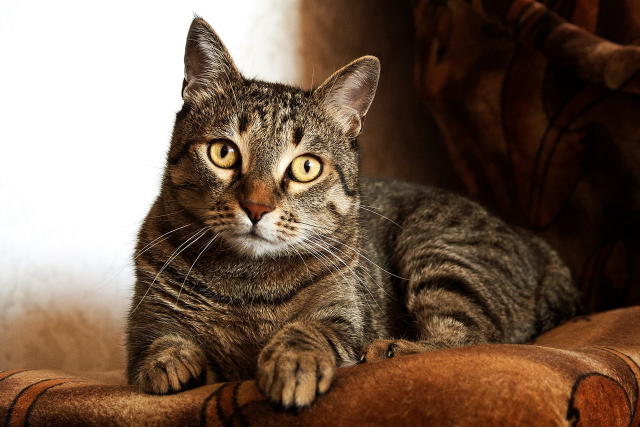
#> input picture py-svm/CatSample.jpg, 1280 x 853 px, given in place of the camera (shown at 1/2 size)
$ python object_detection.py
#> lines starting #> are read from the running program, lines starting #| are printed output that depends on the picture; after the words box and inside, x2 and y2 are one past the last pixel; in counts of white or black regions, pixels touching at a corner belong together
import numpy as np
import cv2
from sklearn.preprocessing import StandardScaler
from sklearn.svm import SVC
import pickle

# Function to extract features from images
def extract_features(image):
    gray_image = cv2.cvtColor(image, cv2.COLOR_BGR2GRAY)
    hist, _ = np.histogram(gray_image, bins=256, range=(0, 256))
    return hist

# Function for object detection
def detect_objects(image):
    # Convert image to grayscale
    gray = cv2.cvtColor(image, cv2.COLOR_BGR2GRAY)

    # Apply Gaussian blur to reduce noise
    blurred = cv2.GaussianBlur(gray, (5, 5), 0)

    # Use adaptive thresholding to binarize the image
    thresh = cv2.adaptiveThreshold(blurred, 255, cv2.ADAPTIVE_THRESH_GAUSSIAN_C, cv2.THRESH_BINARY_INV, 11, 2)

    # Apply morphological opening to remove small noise
    kernel = np.ones((3, 3), np.uint8)
    opening = cv2.morphologyEx(thresh, cv2.MORPH_OPEN, kernel, iterations=2)

    # Find contours of objects
    contours, _ = cv2.findContours(opening, cv2.RETR_EXTERNAL, cv2.CHAIN_APPROX_SIMPLE)

    # Draw bounding boxes around detected objects
    detected_objects = []
    for contour in contours:
        area = cv2.contourArea(contour)
        if 500 < area < 10000:  # Adjust min and max area thresholds as needed
            x, y, w, h = cv2.boundingRect(contour)
            detected_objects.append((x, y, w, h))
            cv2.rectangle(image, (x, y), (x + w, y + h), (0, 255, 0), 2)

    return image, detected_objects

# Function for object recognition
def recognize_objects(image, objects, classifier):
    recognized_objects = []
    for (x, y, w, h) in objects:
        # Extract object ROI and resize it
        object_roi = image[y:y + h, x:x + w]
        object_roi = cv2.resize(object_roi, (64, 64))  # Resize to fixed size for classification
        # Extract features from the object ROI
        feature_vector = extract_features(object_roi)
        # Predict object class
        predicted_class = classifier.predict([feature_vector])[0]
        recognized_objects.append((x, y, w, h, predicted_class))
    return recognized_objects

# Load trained SVM model
with open('svm_model.pkl', 'rb') as f:
#> (reads py-svm/svm_model.pkl from the repository)
    svm_classifier = pickle.load(f)

# Create a capture object to read from the camera
cap = cv2.VideoCapture(0)  # Use 0 for the default camera

# Loop to capture frames from the camera feed
while True:
    # Capture frame-by-frame
    ret, frame = cap.read()
#> frame is the input picture: shape (853, 1280, 3); mean B, G, R 77.9, 93.7, 115.6
    if not ret:
        print("Error: Unable to capture frame")
        break

    # Perform object detection
    detected_frame, detected_objects = detect_objects(frame)
#> in detect_objects, `gray = cv2.cvtColor(image, cv2.COLOR_BGR2GRAY)`:
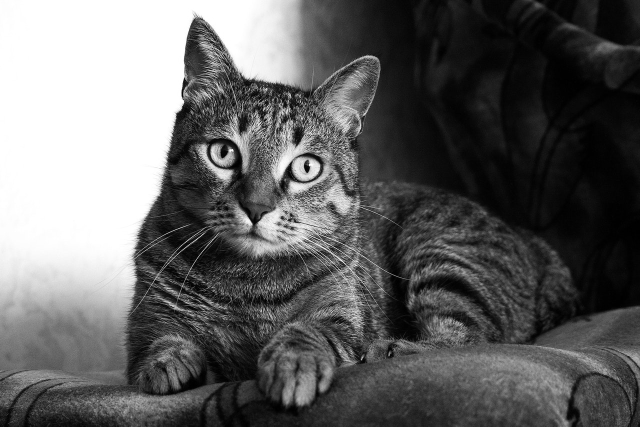
#> gray: shape (853, 1280) (shown at 1/2 size); min 0, max 255, mean 98.5
#> in detect_objects, `thresh = cv2.adaptiveThreshold(blurred, 255, cv2.ADAPTIVE_THRESH_GAUSS..`:
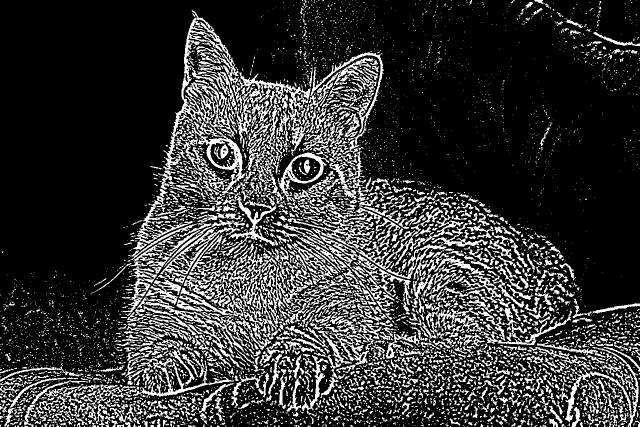
#> thresh: shape (853, 1280) (shown at 1/2 size); 21.1% white; 5596 white regions (4290 under 20 px), largest, box (x1, y1, x2, y2) and area: (326, 20, 621, 512) 23067, (321, 454, 677, 700) 15329, (575, 419, 824, 610) 4895
#> in detect_objects, `opening = cv2.morphologyEx(thresh, cv2.MORPH_OPEN, kernel, iterations=2)`:
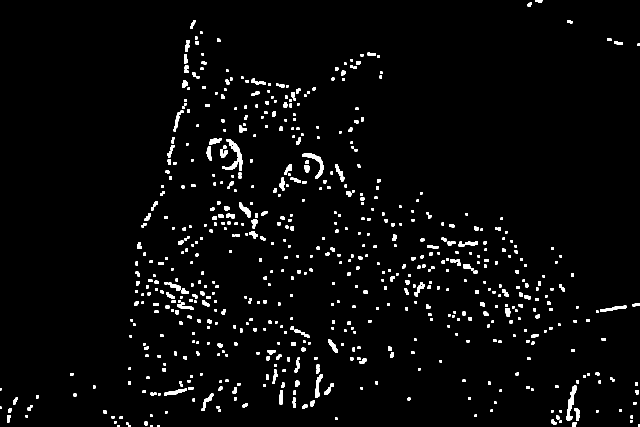
#> opening: shape (853, 1280) (shown at 1/2 size); 3% white; 651 white regions (6 under 20 px)
#> in detect_objects, `contours, _ = cv2.findContours(opening, cv2.RETR_EXTERNAL, cv2.CHAIN_A..`: contours = 651 contours, 204 with area under 20; largest, box (x1, y1, x2, y2) and area: (444, 278, 485, 342) 714, (604, 306, 647, 358) 512, (1132, 771, 1154, 841) 498, (630, 748, 645, 796) 284, (478, 405, 502, 435) 256
#> the loop in detect_objects, `for contour in contours:` made 651 passes
#> (area, x, y, w, h) on passes 530, 541: (512.5, 604, 306, 43, 52), (714.5, 444, 278, 41, 64)
#> area on passes 5, 6, 7, 11, 16, 17: 25, 57, 34.5, 61, 38.5, 70
#> after the loop in detect_objects, `for contour in contours:`:
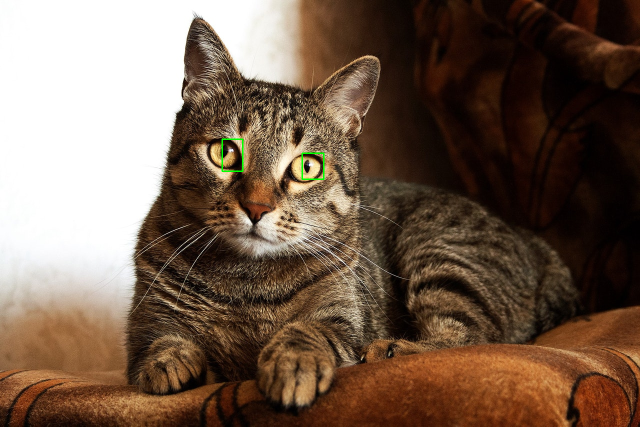
#> image: shape (853, 1280, 3) (shown at 1/2 size); 0.11% of pixels changed, all inside (x1, y1, x2, y2) = (443, 277, 649, 360)
#> after the loop in detect_objects, `for contour in contours:`: detected_objects = [(604, 306, 43, 52), (444, 278, 41, 64)]
#> detected_objects = [(604, 306, 43, 52), (444, 278, 41, 64)]

    # Perform object recognition
    recognized_objects = recognize_objects(frame, detected_objects, svm_classifier)
#> the loop in recognize_objects, `for (x, y, w, h) in objects:` made 2 passes
#> pass 1, in extract_features, `gray_image = cv2.cvtColor(image, cv2.COLOR_BGR2GRAY)`:
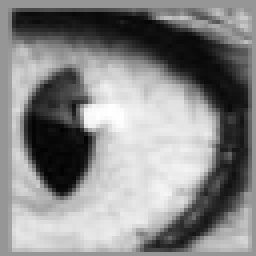
#> gray_image: shape (64, 64) (shown 4 times larger); min 2, max 255, mean 135.6
#> after the loop in recognize_objects, `for (x, y, w, h) in objects:`:
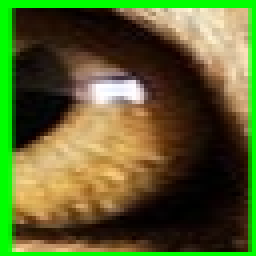
#> object_roi: shape (64, 64, 3) (shown 4 times larger); mean B, G, R 45.1, 98.1, 90
#> after the loop in recognize_objects, `for (x, y, w, h) in objects:`: recognized_objects = [(604, 306, 43, 52, 'Dog'), (444, 278, 41, 64, 'Dog')]

    # Display results
    for (x, y, w, h, predicted_class) in recognized_objects:
        cv2.rectangle(detected_frame, (x, y), (x + w, y + h), (255, 0, 0), 2)
        cv2.putText(detected_frame, predicted_class, (x, y - 10), cv2.FONT_HERSHEY_SIMPLEX, 0.9, (255, 0, 0), 2)
#> this loop made 2 passes
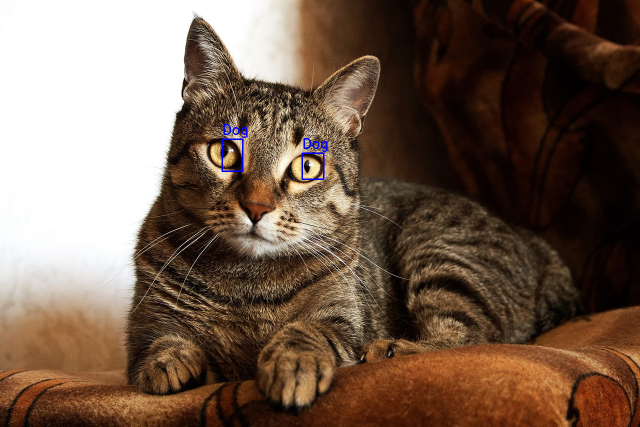
#> detected_frame: shape (853, 1280, 3) (shown at 1/2 size); 0.19% of pixels changed, all inside (x1, y1, x2, y2) = (443, 248, 655, 360)

    cv2.namedWindow('Object Detection and Recognition', cv2.WINDOW_NORMAL)
    cv2.imshow('Object Detection and Recognition', detected_frame)

    # Break the loop if 'q' key is pressed
    if cv2.waitKey(1) & 0xFF == ord('q'):
#> (key q is pressed here)
        break

# Release the capture object and close all windows
cap.release()
cv2.destroyAllWindows()
